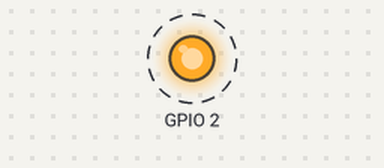
Bench run of a sketch on a simulated ESP32. On the bench: output pins drawn as LEDs (lit = HIGH). Dashed ring = blinking. What the sketch prints to the serial monitor is not drawn.

Above: at 1.0 s.
Timing chart, 0 to 5.1 s (numbered marks = the images above):
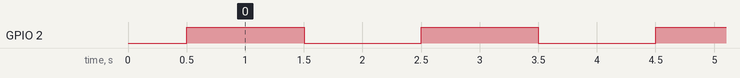

Measured:
- by itself, GPIO 2: alternates HIGH for 1.0 s and LOW for 1.0 s

The sketch:

ESP32HelloWorld.ino
```cpp
#include <Arduino.h> // Används för Serial och delay
#include <WiFi.h> //används för att ta fram MAC-addressen

void setup() {
  pinMode(2, OUTPUT);
  Serial.begin(115200); //upprättar seriell kommunikation i 115200 baud - symboler per sekund, i praktiken bit/s.
  delay(500); //halv sekunds fördröjning så att allt hinner bli klart innan vi skriver
  Serial.println("\nHello world!");
  Serial.printf("SDK: %s\n", ESP.getSdkVersion());
  Serial.printf("Chip revision: %d\n", ESP.getChipRevision());
  Serial.printf("CPU freq: %d MHz\n", ESP.getCpuFreqMHz());
  Serial.print("MAC: "); Serial.println(WiFi.macAddress());
}

void loop() {

  digitalWrite(2, !digitalRead(2));
  delay(1000);
}
```
